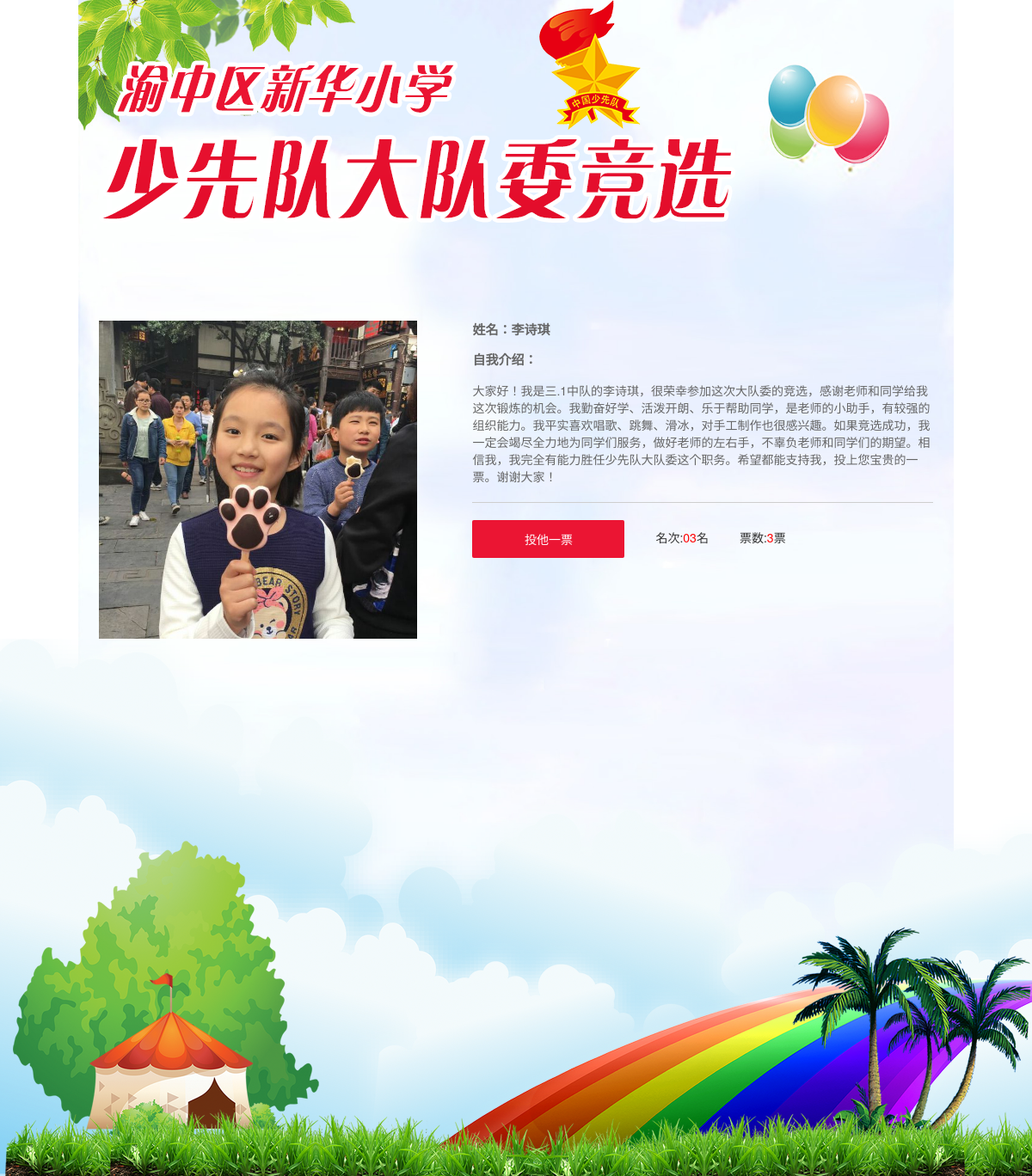
Screenshot of /content/8/ (signed in) with the database file from the repository.
### vote/models.py (models this page shows, shortened)
class Candidate(models.Model):
    name = models.CharField(max_length=32, blank=False, verbose_name='姓名')
    description = models.CharField(max_length=512, verbose_name='简介')
    pic_name = models.CharField(max_length=256, verbose_name='图片名称')
    voted = models.IntegerField(default=0, verbose_name='当前票数')
    class Meta:
        verbose_name = '候选人信息'
        verbose_name_plural = '候选人信息'

### vote/views.py (the view)
# urls.py: url(r'^content/(\d)/$', show_contents),
@csrf_exempt
def show_contents(request, main_id):
    openid = get_openid(request)
    if openid == '':
        return notify_entry()
    try:
        main_candidate = Candidate.objects.get(id=main_id)
        candidate = {
            "id": main_candidate.id,
            "name": main_candidate.name,
            "pic_name": '/static/candidate_img/' + main_candidate.pic_name,
            "voted": main_candidate.voted,
            "lines": main_candidate.description.split('\n'),
            "rank": get_rank(main_candidate.id)
        }
        return render_to_response("vote/content.html", {"candidate": candidate})
    except Exception as err:
        logger.error("err = {}".format(err))
        return HttpResponseRedirect('/list/')

### vote/views.py (called while the page is built)
def get_rank(userid):
    i = 0
    all_candidates = Candidate.objects.all().order_by('-voted')
    for one_candidate in all_candidates:
        i += 1
        if one_candidate.id == userid:
            break
    ret = str(i)
    if ret.__len__() < 2:
        ret = '0' + ret
    return ret

def get_openid(request):
    try:
        openid = request.session['openid']
        return openid
    except Exception:
        return ''

### xinhua_vote/templates/vote/content.html (shortened to what this page needs)
<!DOCTYPE html>
<html>
<head>
    {% load static %}
<link rel="stylesheet" type="text/css" href={% static "css/bootstrap.min.css" %}/>
<link rel="stylesheet" type="text/css" href={% static "css/style.css" %}/>
</head>
<body>
<div class="container">
	<div class="header">
		<img src={% static "images/icon_title.png" %}/>
	</div>
	<div class="main">
		<img class="pull-left" src={{ candidate.pic_name }}/>
		<div class="vote-body">
			<div class="vote-item1">
				<b>姓名：{{ candidate.name }}</b>
				<b>自我介绍：</b>
				<div class="vote-txt">
                    {% for one_line in candidate.lines %}
                        <p>{{ one_line }}</p>
                    {% endfor %}
				</div>
			</div>
			<div class="vote-item2">
				<button class="btn" onclick="window.location.href='/do_vote/content/{{ candidate.id }}/'">投他一票</button>
				<span>
					名次:<a href="">{{ candidate.rank }}</a>名
				</span>
				<span>
					票数:<a href="">{{ candidate.voted }}</a>票
				</span>
			</div>
		</div>
	</div>
</div>
<div class="footer"></div>
</body>
</html>

### static/vote/css/style.css (style rules this page uses)
body { background: url(/static/images/icon_bg.jpg) center top no-repeat; background-size: contain; font-family: "Helvetica Neue", Helvetica, Microsoft Yahei, Hiragino Sans GB, WenQuanYi Micro Hei, sans-serif; }
.main { margin-top: 8em; }
.main > img { margin-right: 4.6em; max-width:370px; width:100%; }
.footer { width: 100%; background: url(/static/images/icon_footer.png) center top no-repeat; background-size: cover; height: 625px; }
.vote-body { overflow: hidden; }
.vote-item1 { border-bottom: 1px solid #cecece; padding-bottom: 10px; }
.vote-item1 > b { color: #666; font-size: 15px; display: block; margin-bottom: 14px; }
.vote-txt p { color: #666; }
.vote-item2 { padding-top: 20px; }
.vote-item2 button { width: 177px;height: 44px; }
.vote-item2 span { margin-left: 6%; }
.vote-item2 span a { color: red; }
.vote-item2 button, .list-item button { position: relative;overflow: hidden;display: inline-block;background: #eb1533;color: #fff;border-radius: 2px;outline: none;border: none;cursor: pointer; }
@media (min-width: 1200px) { .container { width: 1000px; } }

### rows the page displays
Candidate: name "李诗琪", lines "大家好！我是三.1中队的李诗琪，很荣幸参加这次大队委的竞选，感谢老师和同学给我这次锻炼的机会。我勤奋好学、活泼开朗、乐于帮助同学，是老师的小助手，有较强的组织能力。我平实喜欢唱歌、跳舞、滑冰，对手工制作也很感兴趣。如果竞选成功，我一定会竭尽全力地为同学们服务，做好老师的左右手，不辜负老师和同学们的期望。相信我，我完全有能力胜任少先队大队委这个职务。希望都能支持我，投上您宝贵的一票。谢谢大家！"

### other values shown
{{ candidate.rank }} "03"
{{ candidate.voted }} "3"
